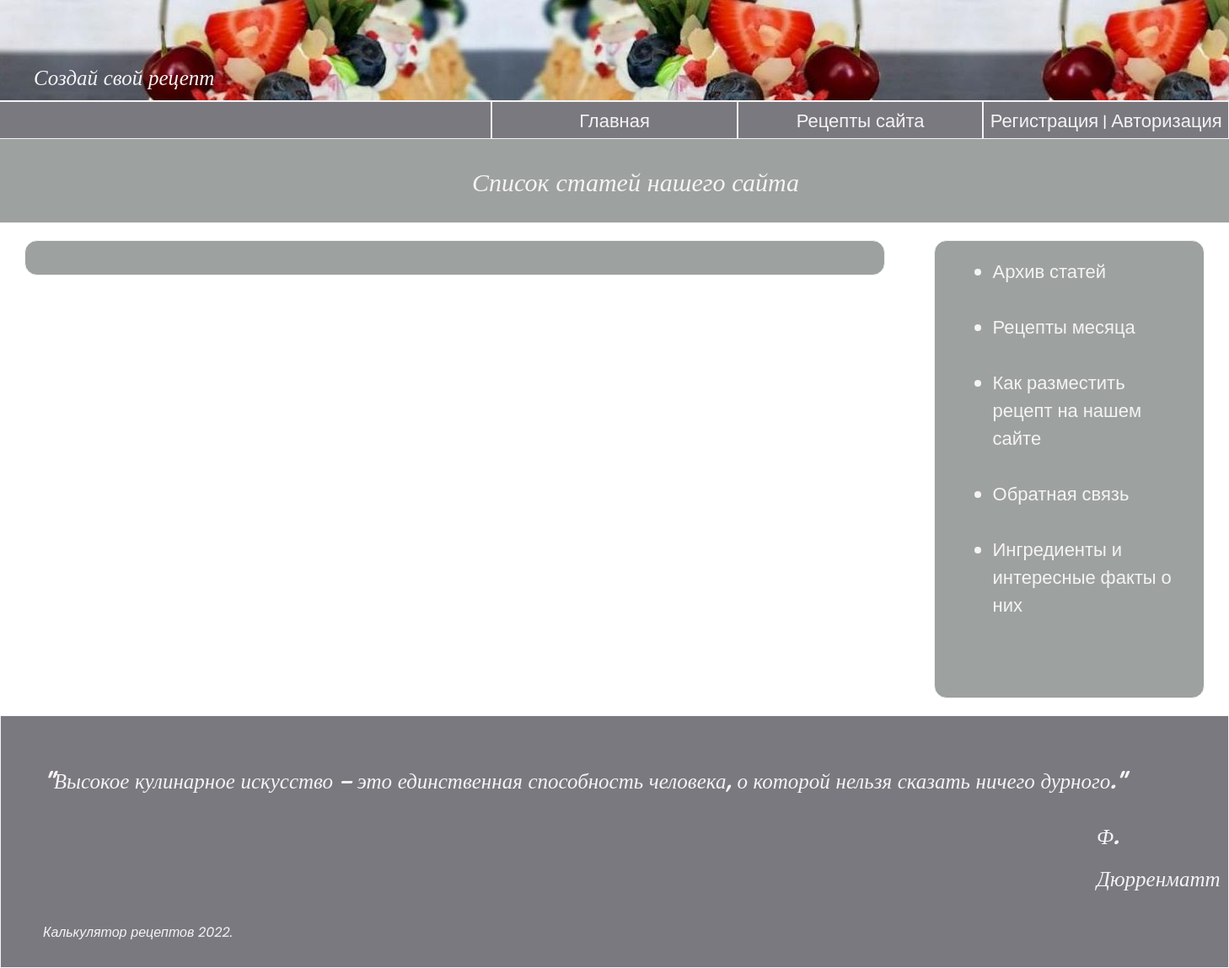
Page /db_recipes/articles on the earlier database version.
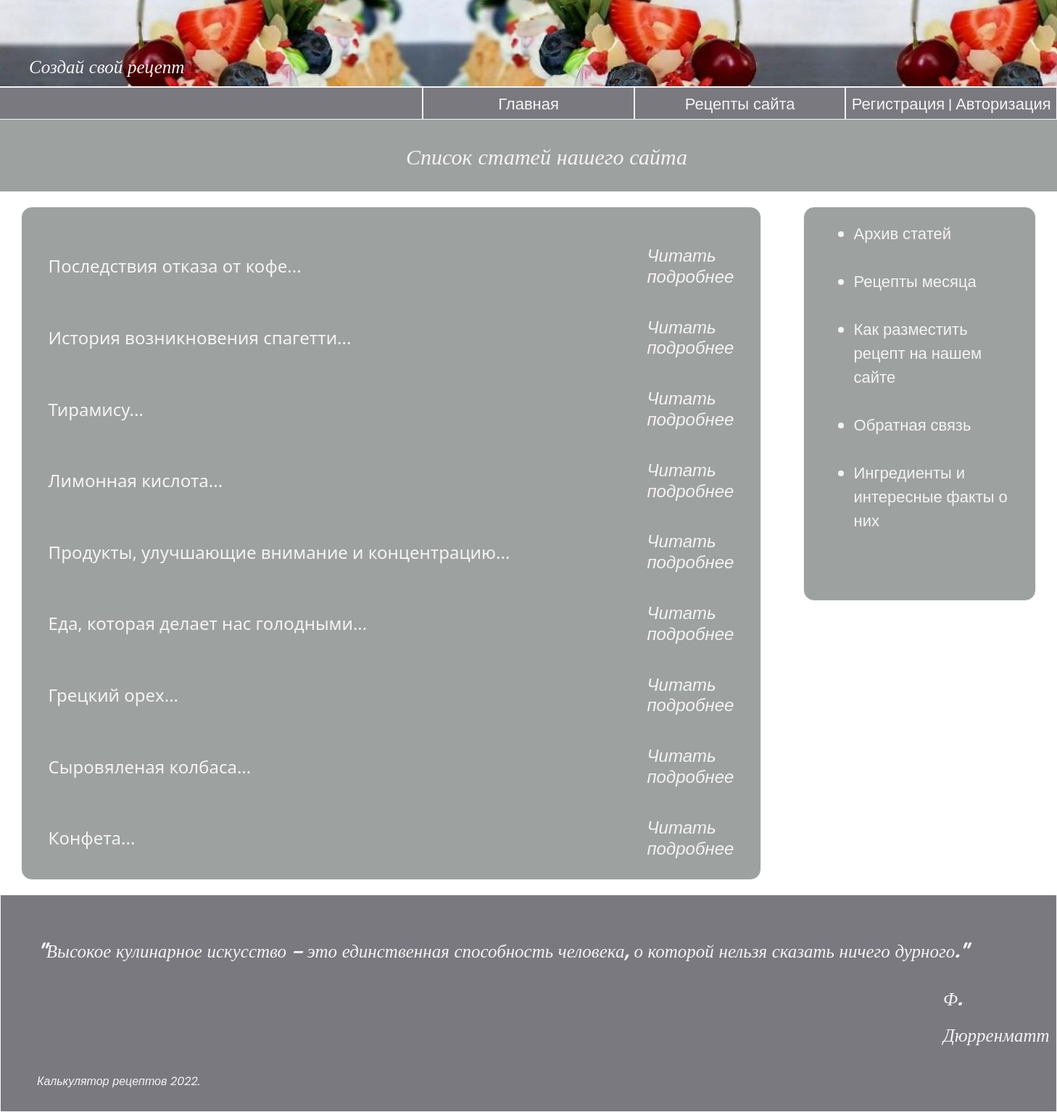
Same page on the later database version.
### db_recipes/models.py (models this page shows, shortened)
class Article(models.Model):
    title = models.CharField (max_length=100, verbose_name='Название статьи')
    article = models.TextField(max_length=5000, verbose_name='Статья')
    seal = models.CharField (max_length=100, verbose_name='Текущая статья', default='no')
    class Meta:
        db_table='article'
        verbose_name='Статья'
        verbose_name_plural = 'Статьи'

### db_recipes/views.py (the view)
# urls.py: path('articles', views.articles, name='articles'),
def articles(request):
    list = Article.objects.filter(seal='no').order_by('-id')
    return render(request, 'db_recipes/articles.html', {'list':list})

### db_recipes/templates/db_recipes/articles.html
{% extends 'main/layout.html' %}
{% block greeting%} Список статей нашего сайта {% endblock %}
{% block content%}
<div id="main">
{% for el in list%}
      <table>
          <tbody>
             <tr>
                <td class="table-cell-ing"> <h4>{{ el.title }}...</h4></td>
                <td> <a href={% url 'articles_detail' el.id %} class="aside-link"'><h4><i>Читать подробнее</i></h4></a></td>
                 <br>
             </tr>
          </tbody>
      </table>{% endfor %}
  </div>
{% endblock %}

### main/templates/main/layout.html (shortened to what this page needs)
{% load static %}
<!doctype html>
<html>
  <head id="fix">
    <link rel="stylesheet" href="{%static 'main/css/main.css'%}">
    <link rel="stylesheet" href="https://cdn.jsdelivr.net/npm/bootstrap@5.1.3/dist/css/bootstrap.min.css">
  </head>
<body>
  <div id="topic"><i> Создай свой рецепт</i></div>
  {% if request.user.is_authenticated%}
  <div class="class-text" ><a href="{% url 'edit_page' %}" title="Добавление и редактирование своих рецептов" class="head-link">Личный кабинет</a>| <a href="{% url 'logout' %}" title="Выйти" class="aside-link">Выход</a></div>
  {% else %}
  <div class="class-text"><a href="{% url 'register' %}" title="Регистрироваться" class="head-link">Регистрация</a> | <a href="{% url 'login' %}" title="Для зарегистрированных пользователей" class="aside-link">Авторизация</a></div>
  {% endif %}
  <div class="class-text"><a href="{% url 'all_recipes' %}" title="Посмотреть рецепты" class="head-link">Рецепты сайта</a></div>
  <div class="class-text"><a href="{% url 'index' %}" title="Перейти на главную страницу" class="head-link">Главная</a></div>
  <div class="class-text" id="header">
  </div>
  <div id="greeting"> <i> {% block greeting%} {% endblock %}</i></div>
  <div class="aside">
   <ul>
     <a href="{% url 'articles' %}" title="Посмотреть статьи" class="aside-link"><li> Архив статей </li></a>
     <br>
     <a href="{% url 'recipe_month' %}" title="Приготовь по рецепту месяца" class="aside-link"><li> Рецепты месяца </li></a>
     <br>
     <a href="{% url 'accommodation' %}" title="Посмотри, как твой рецепт может попасть на наш сайт"  class="aside-link"><li> Как разместить рецепт на нашем сайте</li></a>
     <br>
     <a href="{% url 'feedback' %}" title="Для обратной связи" class="aside-link"><li> Обратная связь</li></a>
     <br>
     <a href="{% url 'ingredient' %}" title="Посмотреть базу ингридиентов" class="aside-link"><li> Ингредиенты и интересные факты о них</li></a>
     <br>
     <br>
   </ul>
  </div>
  {% block content%}
  {% endblock %}
   <div id="footer">
     <br>
     <p class="footer_text"><i>"Высокое кулинарное искусство — это единственная способность человека, о которой нельзя сказать ничего дурного." </i></p>
     <p id="footer_txt"> <i> Ф. Дюрренматт</i> </p>
     <p><i>Калькулятор рецептов 2022.</i></p>
   </div>
</body>
</html>

### main/static/main/css/main.css (style rules this page uses)
* { margin: 0; padding: 0; }
#topic { width: 100%; height: 120px; text-align: left; padding-left: 40px; border-bottom: 1px solid #f5f3f4; background-image: url("../img/back.jpg"); color:#f5f3f4; font-size: 25px; line-height:180px; margin-left: 0; float: left; font-family: 'Pacifico', cursive; }
.class-text { color: white; border: 1px solid #f5f3f4; width: 20%; float: right; height: 45px; line-height:45px; font-size: 18px; text-align: center; font-family: 'Poppins', sans-serif; background: #7a797f; }
#header { height: 45px; line-height:45px; width: 40%; float: right; border-left: none; padding-right: 5%; }
#greeting { width: 100%; height: 100px; text-align:center; font-family: 'Abel', sans-serif; border-bottom: 1px solid #f5f3f4; background:#9da1a0; color:#f5f3f4; font-size: 30px; font-style: italic; line-height:100px; margin-bottom: 50 px; float:left; font-family: 'Pacifico', cursive; padding-left: 50px; }
#main, .aside { margin-top: 20px; border: 1px solid #f5f3f4; opacity: 100%; background:#9da1a0; margin-left: 2%; border-radius: 15px; }
#main { width:70%; color: #f5f3f4; font-size: 22px; text-align:justify; float: left; padding: 20px 2.5%; }
.aside { width: 22%; height: 550px text-align: left; padding-left: 10px; float: right; margin-right: 2%; padding: 20px 2.5%; color:#f5f3f4; }
#footer { margin-top: 20px; color: #f5f3f4; float:left; width: 100%; text-align: left; padding-left: 50px; border: 1px solid #f5f3f4; background-color:#7a797f; line-height:50px; font-family: 'Poppins', sans-serif; font-size: 16px }
.aside-link , .head-link { text-decoration: none; color: #f5f3f4; font-size: 22px; font-family: 'Poppins', sans-serif; }
.footer_text { text-align: left; color:#f5f3f4; font-size: 25px; font-family: 'Pacifico', cursive; }
#footer_txt { text-align: left; color:#f5f3f4; font-size: 25px; font-family: 'Pacifico', cursive; padding-left: 1250px; }
.table-cell-ing { width:900px; font-size:20px }

Differences in the rows shown:
added Article: title "Последствия отказа от кофе"
added Article: title "История возникновения спагетти"
added Article: title "Тирамису"
added Article: title "Лимонная кислота"
added Article: title "Продукты, улучшающие внимание и концентрацию"
added Article: title "Еда, которая делает нас голодными"
added Article: title "Грецкий орех"
added Article: title "Сыровяленая колбаса"
added Article: title "Конфета"
